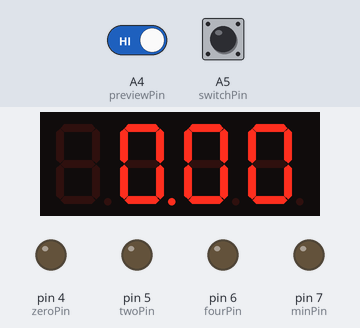
The sketch below on a simulated Arduino Uno, built with avr-gcc and run on an emulated ATmega328P. Parts: 4-digit seven-segment display, output pins drawn as LEDs (lit = HIGH). Inputs (shaded band) come from the test bench; at power-on: A4 (previewPin) HIGH, A5 (switchPin) HIGH.

Above: at 1.2 s.
1.3 s: A4 (previewPin) driven LOW
At 2.0 s:
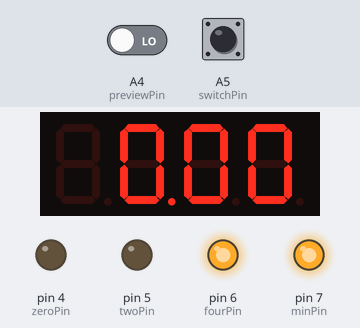
7.3 s: A4 (previewPin) driven HIGH
At 7.3 s:
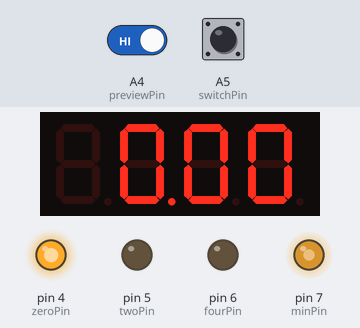
8.8 s: A4 (previewPin) driven LOW
At 23.0 s:
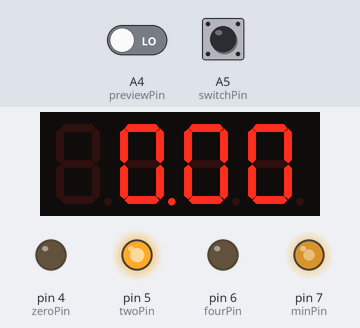
Timing chart, 0 to 23.7 s (numbered marks = the images above; inputs shaded):
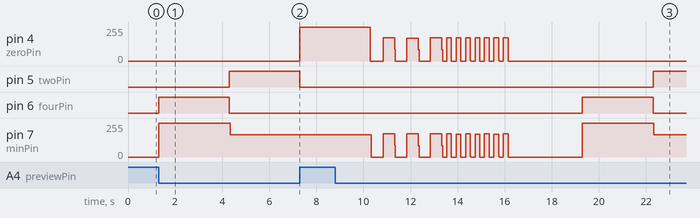

Measured:
- after the input at 1.3 s, pin 4 (zeroPin): 0/255 → 255/255 after 6.0 s; pin 5 (twoPin): LOW → HIGH after 3.0 s, → LOW 3.0 s later; pin 6 (fourPin): LOW → HIGH at once, → LOW 3.0 s later; pin 7 (minPin): 0/255 → 255/255 at once, → 168/255 3.0 s later
- after the input at 7.3 s, every drawn part: stays the same
- after the input at 8.8 s, pin 5 (twoPin): LOW → HIGH after 13.5 s; pin 6 (fourPin): LOW → HIGH after 10.5 s, → LOW 3.0 s later

The sketch:

bawdy.ino
```cpp
#include <SevSeg.h>

// The code in this file controls the Bawdy Storytelling
// timing sign.  Basically, there are two modes that an
// operator can use - preview mode and story mode.
//
// To get into preview mode, the operator presses the round
// push button while not in story mode.  Subsequent pushes to
// this button moves the sign into the next stage - "4 min",
// "2 min", "0 min", "0 min" and slow blink, and finally "0 min"
// with fast blink.  Pressing the push button while in story mode
// will not start preview mode.  To prevent moving through stages
// faster than intended or restarting preview mode unintentionally,
// the code waits previewInterval seconds before checking for
// another button press to advance the stage.
//
// To get into story mode, the operator slides the switch to the
// left while not in preview mode.  At that point, the clock
// starts counting up.  When there are 4 minutes left in a 10
// minute story, the first message of "4 min" glows on the sign
// and stays on displayInterval number of seconds.  At 2 minutes
// left, the second message of "2 min" glows for displayInterval
// seconds.  At ten minutes, the red "0 min" message glows.  At
// 10 minutes and slowBlinkStartTime seconds, this message begins
// a slow blink.  At 11 minutes, this message starts a fast blink
// and does not turn off until the operator slides the switch back
// to the right.  Whenever the switch is moved to the right, the
// clock resets to 00:00; there is no pausing the clock.  Note: the
// operator must advance through preview mode before starting story
// mode.
//
// For both story mode and preview mode, the speed of the slow and
// fast blink can be adjusted with the configurable constants
// slowBlinkInterval and fastBlinkInterval.

// configurable constants

// how long the sign stays lit, in seconds
static const int displayInterval = 20;
// minimum seconds each stage previewed to prevent skipping a stage
static const int previewInterval = 3;
// seconds after 10 min to start slow blink
static const int slowBlinkStartTime = 30;
static const int slowBlinkInterval = 500; // milliseconds
static const int fastBlinkInterval = 200; // milliseconds

// non-configurable constants
static const byte switchPin = A5;
static const byte previewPin = A4;
static const byte fourPin = 6;
static const byte twoPin = 5;
static const byte zeroPin = 4;
static const byte minPin = 7;
static const int msPerSecond = 1000;

static SevSeg sevseg;
static boolean blink = false;
static boolean slowBlink = false;
static boolean fastBlink = false;
static unsigned long blinkTimer = millis();

void setup()
{
  byte numDigits = 4;
  byte digitPins[] = {
    2, 3, 8, 9            };
  byte segmentPins[] = {
    13, 11, A2, A1, A0, 12, A3, 10            };

  sevseg.begin(COMMON_CATHODE, numDigits, digitPins, segmentPins);
  sevseg.setBrightness(20); // does not seem to make a difference

  pinMode(previewPin, INPUT);
  pinMode(switchPin, INPUT);

  // initialize EL pins, cannot be changed from pins 4 - 7
  for(int i = 4; i < 8; i++)
  {
    pinMode(i, OUTPUT);
    digitalWrite(i, LOW);
  }
}

// set number and "min" in EL wire
//
// input:  pin - expects zeroPin, twoPin, or fourPin
//         state - expects LOW or HIGH
void setEL(byte pin, byte state)
{
  digitalWrite(pin, state);
  digitalWrite(minPin, state);
}

// Through repeated presses of the push button, this routine
// allows the operator to cycle through the 3 different messages
// shown to the storyteller, as well as 2 stages of blinking.
void preview()
{
  bool delayDone = false;
  byte previousStage = -1;
  byte stage = 0;
  const byte lastStage = 4;
  unsigned long delayTimer;

  blink = false;
  slowBlink = false;
  fastBlink = false;

  while (stage <= lastStage) {
    switch (stage) {
    case 0:
      setEL(fourPin, HIGH);
      break;
    case 1:
      setEL(fourPin, LOW);
      setEL(twoPin, HIGH);
      break;
    case 2:
      setEL(twoPin, LOW);
      setEL(zeroPin, HIGH);
      break;
    case 3:
      setEL(zeroPin, LOW);

      slowBlink = true;

      if (blink) {
        setEL(zeroPin, HIGH);
      }
      else {
        setEL(zeroPin, LOW);
      }
      break;
    case 4:
      setEL(zeroPin, LOW);

      slowBlink = false;
      fastBlink = true;

      if (blink) {
        setEL(zeroPin, HIGH);
      }
      else {
        setEL(zeroPin, LOW);
      }
      break;
    default:
      // NOP
      break;
    }

    if (previousStage != stage) {
      previousStage = stage;
      delayDone = false;
      delayTimer = millis();
      blinkTimer = millis();
    }

    if ((digitalRead(previewPin) == LOW) && delayDone) {
      stage++;
    }

    if (!delayDone) {
      // delay several seconds so a single button press
      // does not skip a stage
      if (millis() >= (delayTimer +
        (previewInterval * msPerSecond))) {
        delayDone = true;
        delayTimer += (previewInterval * msPerSecond);
      }
    }

    if (slowBlink) {
      if (millis() >= (blinkTimer + slowBlinkInterval)) {
        blink = !blink;
        blinkTimer += slowBlinkInterval;
      }
    }
    else if (fastBlink) {
      if (millis() >= (blinkTimer + fastBlinkInterval)) {
        blink = !blink;
        blinkTimer += fastBlinkInterval;
      }
    }
  }

  setEL(zeroPin, LOW);

  // prevent getting stuck repeating preview mode
  delay(previewInterval * msPerSecond);
}

void loop()
{
  static unsigned long now;
  static unsigned long clock = millis();
  static int seconds = 0;
  static int minutes = 0;
  static boolean count = false;

  if (digitalRead(switchPin) == LOW) {
    count = true;
  }
  else {
    // no pausing the clock
    // turning the switch off resets the time
    count = false;
    seconds = minutes = 0;
    digitalWrite(zeroPin, LOW);
    digitalWrite(twoPin, LOW);
    digitalWrite(fourPin, LOW);
    digitalWrite(minPin, LOW);
  }

  // prevent accidentally getting into preview mode
  // during a story by checking count is false
  if ((digitalRead(previewPin) == LOW) && !count) {
    preview();
  }

  // count up per second on the 4 x 7-segment display
  // during a story
  if ((millis() >= (clock + msPerSecond)) && count) {
    seconds++;
    clock += msPerSecond;
    if (seconds == 60) {
      minutes++;
      seconds = 0;
    }
  }
  else if (!count) {
    clock = millis();
  }

  // calculate if and how fast to blink the "0 min" message
  if (slowBlink) {
    if (millis() >= (blinkTimer + slowBlinkInterval)) {
      blink = !blink;
      blinkTimer += slowBlinkInterval;
    }
  }
  else if (fastBlink) {
    if (millis() >= (blinkTimer + fastBlinkInterval)) {
      blink = !blink;
      blinkTimer += fastBlinkInterval;
    }
  }

  // determine when and which EL wires should be turned on
  if ((minutes == 6) && (seconds >= displayInterval)) {
    setEL(fourPin, LOW);
  }
  else if (minutes == 6) {
    setEL(fourPin, HIGH);
  }
  else if ((minutes == 8) && (seconds >= displayInterval)) {
    setEL(twoPin, LOW);
  }
  else if (minutes == 8) {
    setEL(twoPin, HIGH);
  }
  else if ((minutes == 10) && (seconds >= slowBlinkStartTime)) {
    slowBlink = true;
    if (blink) {
      setEL(zeroPin, HIGH);
    }
    else {
      setEL(zeroPin, LOW);
    }
  }
  else if (minutes == 10) {
    setEL(zeroPin, HIGH);
  }
  else if (minutes >= 11) {
    slowBlink = false;
    fastBlink = true;
    if (blink) {
      setEL(zeroPin, HIGH);
    }
    else {
      setEL(zeroPin, LOW);
    }
  }

  sevseg.setNumber(minutes * 100 + seconds, 2);
  sevseg.refreshDisplay(); // Must run repeatedly
}
```
